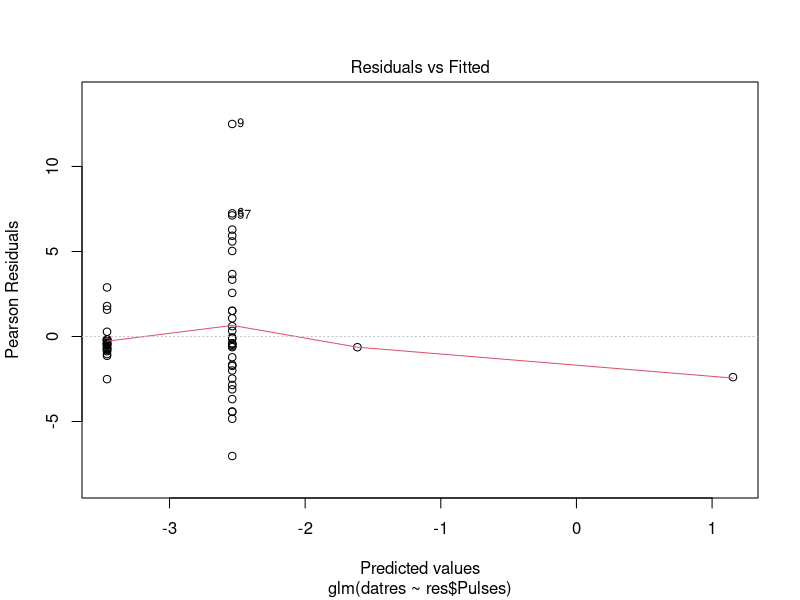
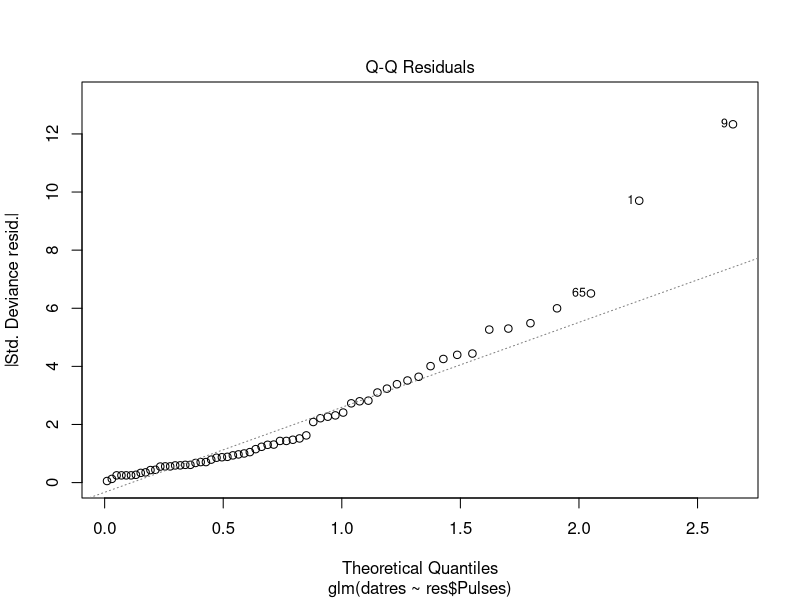
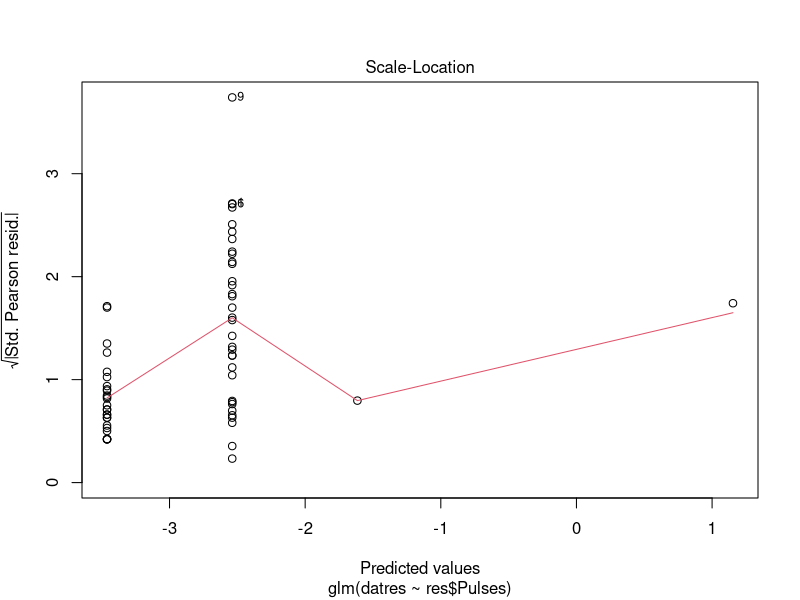
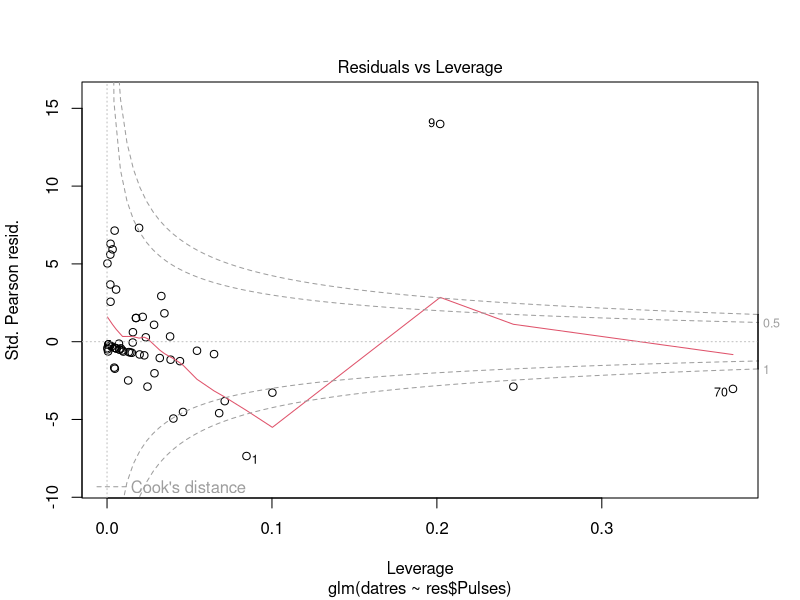
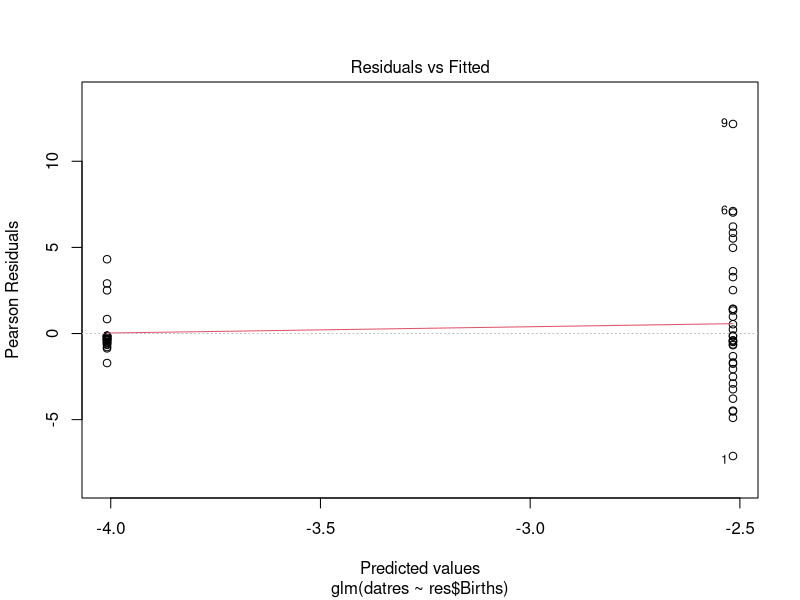
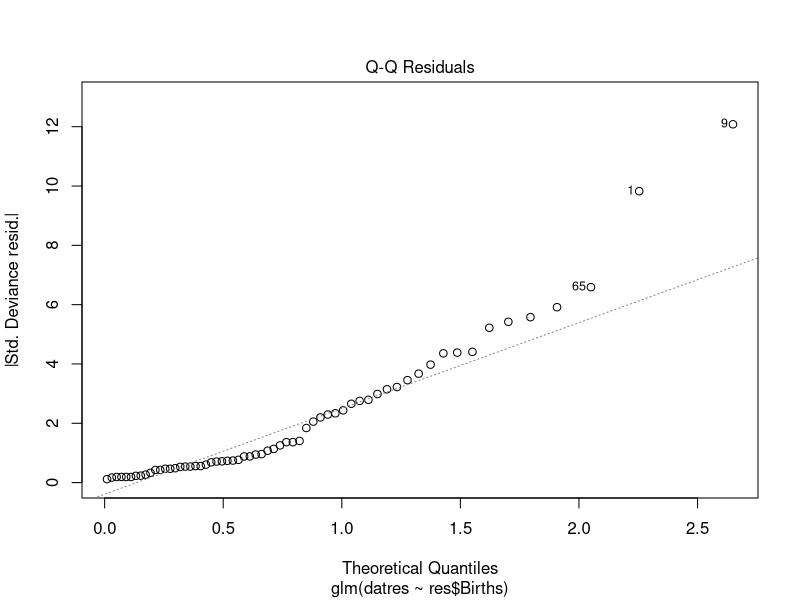
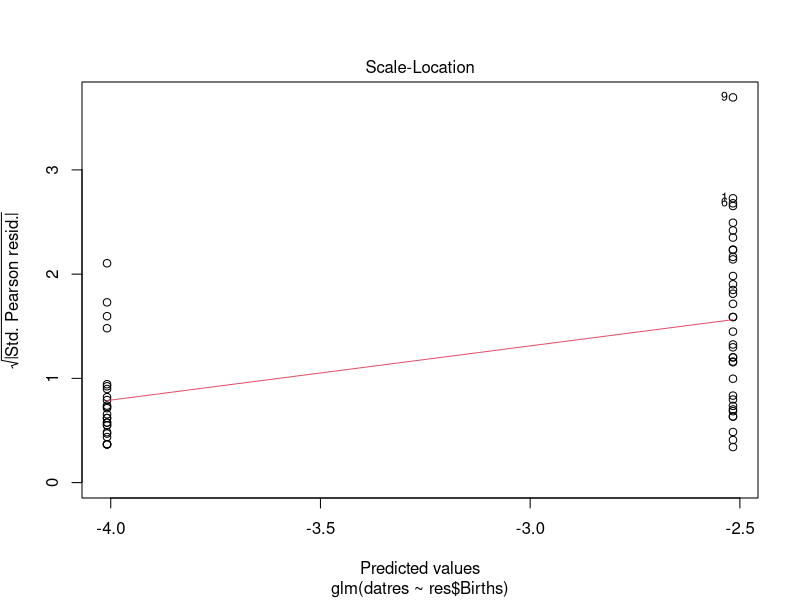
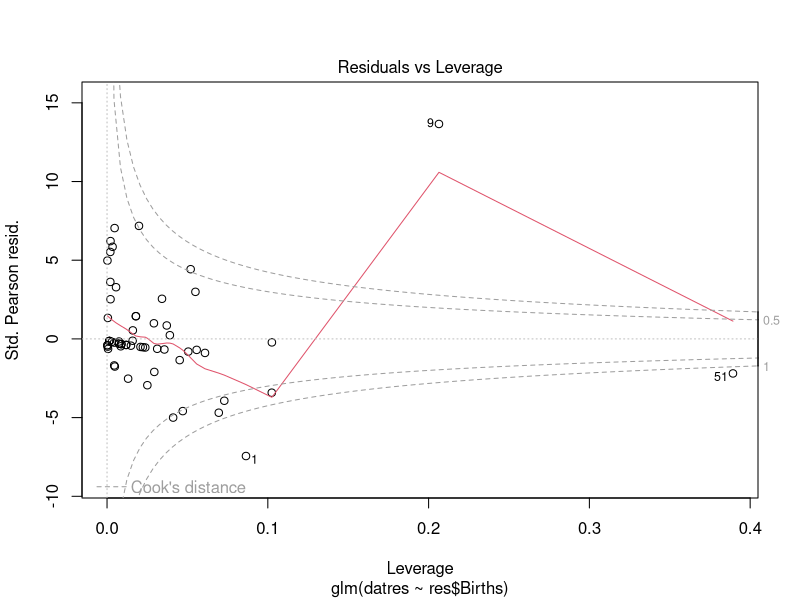

The R source for these figures, in order:
rm(list=ls())
getwd()

res<-read.csv("data.csv",header=T)

datres<-cbind(res$Positive,res$Negative)
model<-glm(datres~res$Pulses,binomial,na.action=na.omit)
model
summary(model)
plot(model)

model<-glm(datres~res$Births,binomial,na.action=na.omit)
model
summary(model)
plot(model)

###############################

sp<-function(x,y){
  sp<-x/y
}
sp<-res$Positive/res$Tested
res.new<-rbind(res$Positive,res$Tested,sp)
rownames(res.new)<-c("P","N","Sp")
res.new<-t(res.new)
class(res.new)

res.n<-res.new[c(-15),] 

res.u<-matrix(NA,ncol=70,nrow=2)
for (ii in 1:70){
  res.u[1,ii]<-binom.test(res.n[ii],res.n[ii+70])$conf.int[1]
  res.u[2,ii]<-binom.test(res.n[ii],res.n[ii+70])$conf.int[2]
}

res.u<-t(res.u)
res.all<-cbind(res.n,res.u)
dim(res.all)
colnames(res.all)<-c("P","N","Sp","L","U")

res.all<-as.data.frame(res.all)

## each sample get CIs

barplot(res.all$Sp,ylim=c(0,1))

####
library(gplots)
barplot2(res.all$Sp, plot.ci=TRUE, ci.l=res.all$L, ci.u=res.all$U,
         ylim=c(0,1))

## Add legends ##########

####
## select those with one birth pulse
single <- res[(!is.na(res$Births)) & res$Births==0,]
double <- res[(!is.na(res$Births)) & res$Births==1,]

single.sp<-single$Positive/single$Tested
single.res.new<-rbind(single$Positive,single$Tested,single.sp)
rownames(single.res.new)<-c("P","N","Sp")
single.res.new<-t(single.res.new)
class(single.res.new)
dim(single.res.new)
single.res.u<-matrix(NA,ncol=26,nrow=2)
for (ii in 1:26){
  single.res.u[1,ii]<-binom.test(single.res.new[ii],single.res.new[ii+26])$conf.int[1]
  single.res.u[2,ii]<-binom.test(single.res.new[ii],single.res.new[ii+26])$conf.int[2]
}

single.res.u<-t(single.res.u)
single.res.all<-cbind(single.res.new,single.res.u)
dim(single.res.all)
colnames(single.res.all)<-c("P","N","Sp","L","U")

single.res.all<-as.data.frame(single.res.all)

## each sample get CIs

barplot(single.res.all$Sp,ylim=c(0,1))

####
library(gplots)
barplot2(single.res.all$Sp, plot.ci=TRUE, ci.l=single.res.all$L, ci.u=single.res.all$U,
         ylim=c(0,1))

##
double.sp<-double$Positive/double$Tested
double.res.new<-rbind(double$Positive,double$Tested,double.sp)
rownames(double.res.new)<-c("P","N","Sp")
double.res.new<-t(double.res.new)
class(double.res.new)

## remove 2/0
double.res.n<-double.res.new[c(-9),] 
dim(double.res.n)
double.res.u<-matrix(NA,ncol=35,nrow=2)
for (ii in 1:35){
  double.res.u[1,ii]<-binom.test(double.res.n[ii],double.res.n[ii+35])$conf.int[1]
  double.res.u[2,ii]<-binom.test(double.res.n[ii],double.res.n[ii+35])$conf.int[2]
}

double.res.u<-t(double.res.u)
double.res.all<-cbind(double.res.n,double.res.u)
dim(double.res.all)
colnames(double.res.all)<-c("P","N","Sp","L","U")

double.res.all<-as.data.frame(double.res.all)

## each sample get CIs

barplot(double.res.all$Sp,ylim=c(0,1))

####
library(gplots)
barplot2(double.res.all$Sp, plot.ci=TRUE, ci.l=double.res.all$L, ci.u=double.res.all$U,
         ylim=c(0,1))

par(mfrow=c(1,2))
barplot2(double.res.all$Sp, plot.ci=TRUE, ci.l=double.res.all$L, ci.u=double.res.all$U,
         ylim=c(0,1),main="Double",ci.lty=2)

barplot2(single.res.all$Sp, plot.ci=TRUE, ci.l=single.res.all$L, ci.u=single.res.all$U,
         ylim=c(0,1),main="Single",ci.lty=2)

### check without repetition 
res<-read.csv("species.csv",header=T)
datres<-cbind(res$Positive,res$Negative)
#model<-glm(datres~res$Births,quasibinomial,na.action=na.omit)
#model
#summary(model)
#plot(model)
#model<-glm(datres~res$Births+res$Fruit.Bat,binomial,na.action=na.omit)
#summary(model)

model<-glm(datres~res$Births*res$Fruit.Bat,quasibinomial,na.action=na.omit)
summary(model)
model1<-update(model,~.-res$Births:res$Fruit.Bat)
anova(model,model1,test="F")
## interaction not significant
summary(model1)
model2<-update(model1,~.-res$Fruit.Bat)
anova(model1,model2,test="F")
summary(model2)
coef(model2)
1/(1+1/exp(coef(model2)[1]))
1/(1+1/exp(coef(model2)[1]+coef(model2)[2]))
res.t<-tapply(predict(model2,type="response"),na.omit(res$Births),mean)
res.t[2]/res.t[1]

## chi squared test
filo.positive<-c(587,12)
filo.total<-c(7857,673)
prop.test(filo.positive,filo.total)
filo.negative<-c(7270,661)
res.test<-cbind(filo.positive,filo.negative)
fisher.test(res.test)
chisq.test(res.test)

## test without R. aegypt
filo.positive<-c(215,12)
filo.total<-c(4559,673)
prop.test(filo.positive,filo.total)
filo.negative<-c(4344,661)
res.test<-cbind(filo.positive,filo.negative)
fisher.test(res.test)
chisq.test(res.test)


######

## fruit bat vs births
bres<-res[-c(8,18,48,51),]
birthtable<-table(bres$Births,bres$Fruit.Bat)
birthtable
fisher.test(birthtable)
###############################

sp<-function(x,y){
  sp<-x/y
}
sp<-res$Positive/res$Tested
res.new<-rbind(res$Positive,res$Tested,sp)
rownames(res.new)<-c("P","N","Sp")
res.new<-t(res.new)
class(res.new)

res.n<-res.new#[c(-2),] 
dim(res.n)
res.u<-matrix(NA,ncol=53,nrow=2)
for (ii in 1:53){
  res.u[1,ii]<-binom.test(res.n[ii],res.n[ii+53])$conf.int[1]
  res.u[2,ii]<-binom.test(res.n[ii],res.n[ii+53])$conf.int[2]
}

res.u<-t(res.u)
res.all<-cbind(res.n,res.u)
dim(res.all)
colnames(res.all)<-c("P","N","Sp","L","U")

res.all<-as.data.frame(res.all)

## each sample get CIs

barplot(res.all$Sp,ylim=c(0,1))

####
library(gplots)
barplot2(res.all$Sp, plot.ci=TRUE, ci.l=res.all$L, ci.u=res.all$U,
         ylim=c(0,1))

## Add legends ##########

####
## select those with one birth pulse
single <- res[(!is.na(res$Births)) & res$Births==0,]
double <- res[(!is.na(res$Births)) & res$Births==1,]

single.sp<-single$Positive/single$Tested
single.res.new<-rbind(single$Positive,single$Tested,single.sp)
rownames(single.res.new)<-c("P","N","Sp")
single.res.new<-t(single.res.new)
class(single.res.new)
dim(single.res.new)
single.res.u<-matrix(NA,ncol=24,nrow=2)
for (ii in 1:24){
  single.res.u[1,ii]<-binom.test(single.res.new[ii],single.res.new[ii+24])$conf.int[1]
  single.res.u[2,ii]<-binom.test(single.res.new[ii],single.res.new[ii+24])$conf.int[2]
}

single.res.u<-t(single.res.u)
single.res.all<-cbind(single.res.new,single.res.u)
dim(single.res.all)
colnames(single.res.all)<-c("P","N","Sp","L","U")

single.res.all<-as.data.frame(single.res.all)

## each sample get CIs

barplot(single.res.all$Sp,ylim=c(0,1))

####
library(gplots)
barplot2(single.res.all$Sp, plot.ci=TRUE, ci.l=single.res.all$L, ci.u=single.res.all$U,
         ylim=c(0,1))

##
double.sp<-double$Positive/double$Tested
double.res.new<-rbind(double$Positive,double$Tested,double.sp)
rownames(double.res.new)<-c("P","N","Sp")
double.res.new<-t(double.res.new)
class(double.res.new)
double.res.new
## remove 2/0
double.res.n<-double.res.new#[c(-2),] 
dim(double.res.n)
double.res.u<-matrix(NA,ncol=20,nrow=2)
for (ii in 1:20){
  double.res.u[1,ii]<-binom.test(double.res.n[ii],double.res.n[ii+20])$conf.int[1]
  double.res.u[2,ii]<-binom.test(double.res.n[ii],double.res.n[ii+20])$conf.int[2]
}

double.res.u<-t(double.res.u)
double.res.all<-cbind(double.res.n,double.res.u)
dim(double.res.all)
colnames(double.res.all)<-c("P","N","Sp","L","U")

double.res.all<-as.data.frame(double.res.all)

## each sample get CIs

barplot(double.res.all$Sp,ylim=c(0,1))

####
library(gplots)
barplot2(double.res.all$Sp, plot.ci=TRUE, ci.l=double.res.all$L, ci.u=double.res.all$U,
         ylim=c(0,1))

par(mfrow=c(1,2))
barplot2(double.res.all$Sp, plot.ci=TRUE, ci.l=double.res.all$L, ci.u=double.res.all$U,
         ylim=c(0,1),main="",ci.lty=2,names.arg=c(1:20))
mtext('a',font=2,side=3,line=2,at=-4,cex=1)
names.arg=c(double$Bat.species)

barplot2(single.res.all$Sp, plot.ci=TRUE, ci.l=single.res.all$L, ci.u=single.res.all$U,
         ylim=c(0,1),main="",ci.lty=2,names.arg=c(1:24))
mtext('b',font=2,side=3,line=2,at=-4,cex=1)

## test using species names
par(omi=c(1.5,0.2,0.2,0.2))
par(mai=c(1.5,1.5,0.5,0.5))
par(mar=c(4, 4, 4, 4) + 0.1)
par(mfrow=c(1,2))
par(las=2)
barplot2(double.res.all$Sp, plot.ci=TRUE, ci.l=double.res.all$L, ci.u=double.res.all$U,
         ylim=c(0,1),main="",ci.lty=2,names.arg=double$Bat.Species,cex.names=0.7)
par(las=1)
mtext('a',font=2,side=3,line=2,at=-4,cex=1)
par(las=2)
par(mar=c(4, 2, 4, 4) + 0.1)
barplot2(single.res.all$Sp, plot.ci=TRUE, ci.l=single.res.all$L, ci.u=single.res.all$U,
         ylim=c(0,1),main="",ci.lty=2,names.arg=single$Bat.Species,cex.names=0.7)
par(las=1)
mtext('b',font=2,side=3,line=2,at=-4,cex=1)
